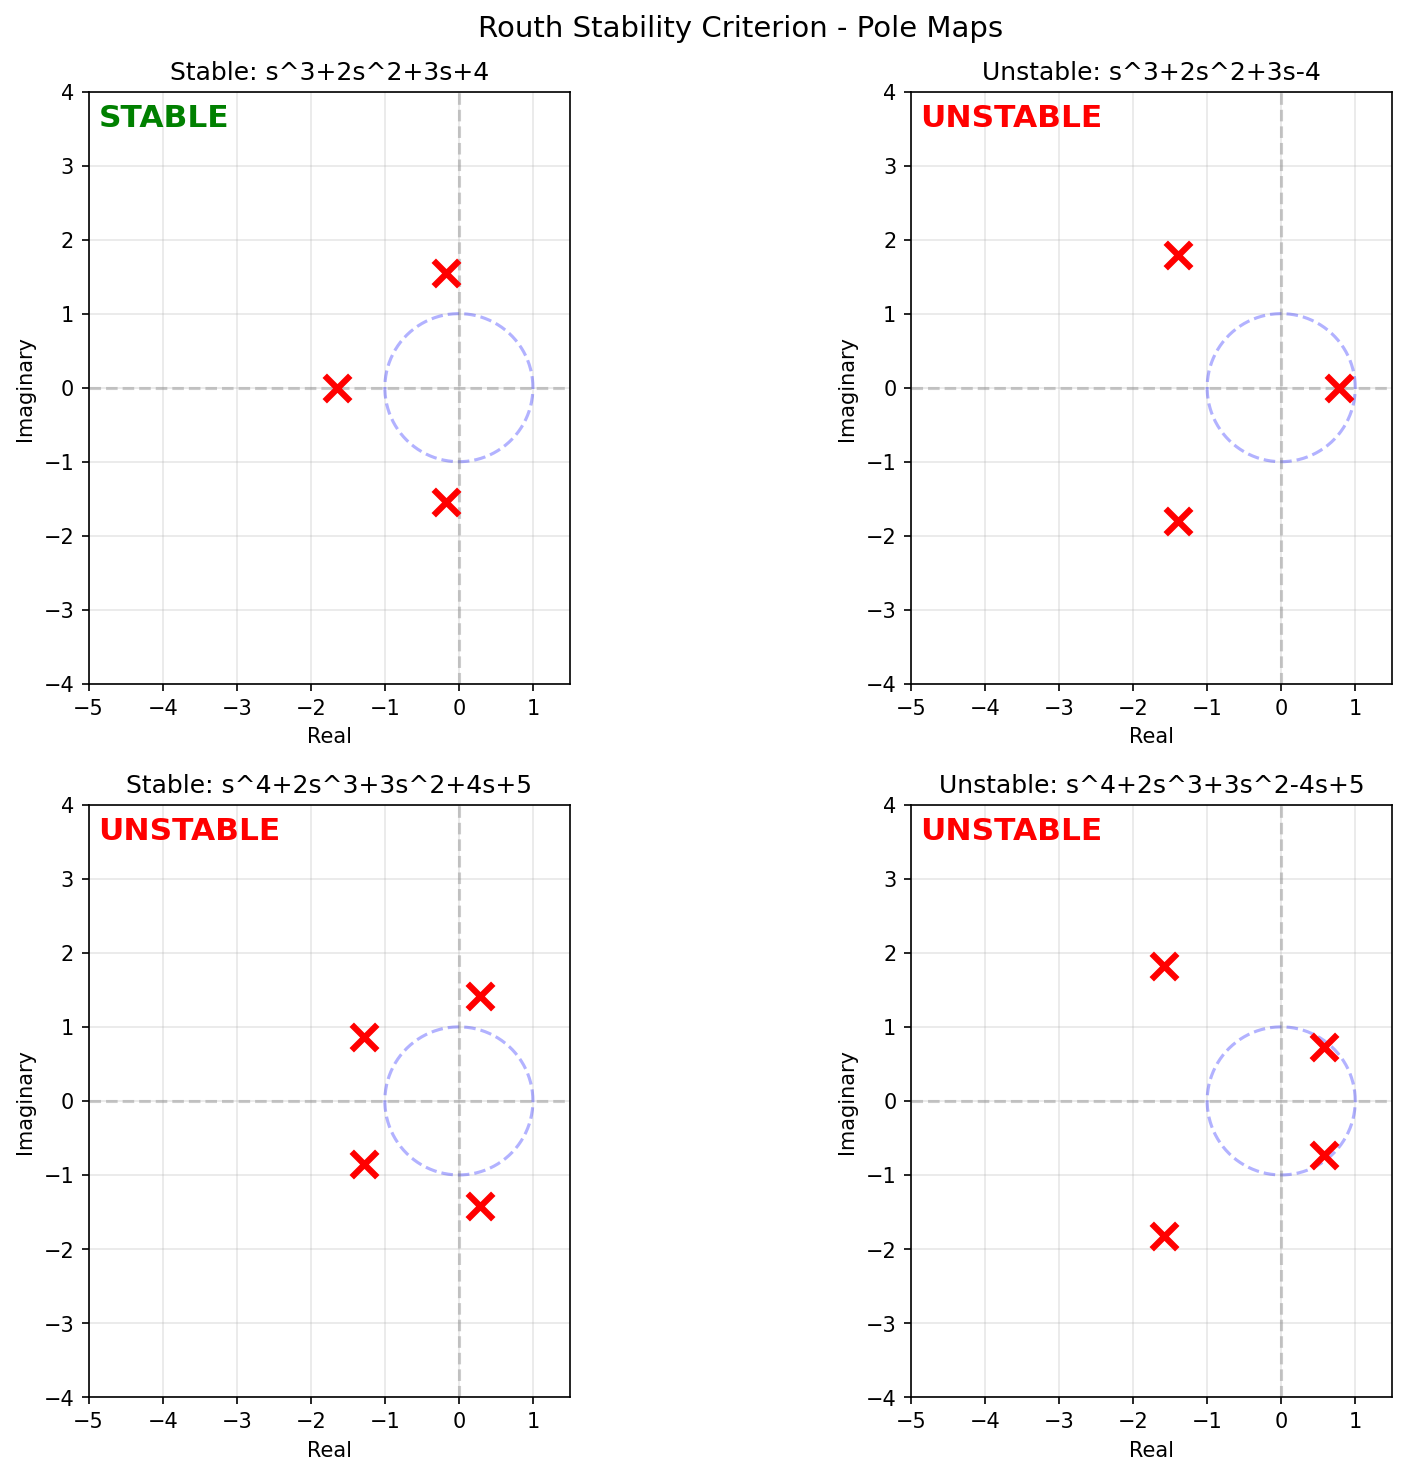

Python code for this plot:
import numpy as np
import matplotlib
matplotlib.use('Agg')
import matplotlib.pyplot as plt
from scipy import signal

# ===== Day 3: Routh-Hurwitz Stability Criterion (CORRECT) =====

def routh_array(coeffs):
    """正确构建 Routh 数组"""
    n = len(coeffs) - 1  # 多项式阶数
    
    # row1: a_n, a_{n-2}, a_{n-4}, ... (偶次幂系数)
    # row2: a_{n-1}, a_{n-3}, a_{n-5}, ... (奇次幂系数)
    row1 = coeffs[0::2][::-1]   # [a_n, a_{n-2}, ...]
    row2 = coeffs[1::2][::-1] if len(coeffs) > 1 else []  # [a_{n-1}, a_{n-3}, ...]
    
    # 补齐使两行长度一致
    max_len = max(len(row1), len(row2))
    while len(row1) < max_len: row1.append(0)
    while len(row2) < max_len: row2.append(0)
    
    rows = [row1, row2]
    powers = [n, n-1]  # 对应每行的阶次
    
    while len(rows[-1]) > 1 and len(powers) <= n:
        prev = rows[-2]
        curr = rows[-1]
        next_row = []
        
        for i in range(len(curr) - 1):
            a = curr[0]
            if abs(a) < 1e-12:
                val = 0
            else:
                b = prev[i+1] if i+1 < len(prev) else 0
                val = (curr[i+1] * prev[0] - curr[0] * b) / a
            next_row.append(round(val, 6))
        
        rows.append(next_row)
        powers.append(powers[-1] - 2)
    
    return rows, powers[:len(rows)]

def is_stable(coeffs):
    rows, powers = routh_array(coeffs)
    first_col = [row[0] for row in rows]
    stable = all(v > 0 for v in first_col)
    return stable, rows, powers, first_col

def print_routh(coeffs):
    n = len(coeffs) - 1
    print(f"\n特征方程: ", end="")
    terms = []
    for i, c in enumerate(coeffs):
        power = n - i
        if abs(c) > 0:
            if power == 0: terms.append(f"{c}")
            elif power == 1: terms.append(f"{c}s")
            else: terms.append(f"{c}s^{power}")
    print(" + ".join(terms).replace("+ -", "- "))
    
    rows, powers = routh_array(coeffs)
    print("Routh Array:")
    for row, pwr in zip(rows, powers):
        print(f"  s^{pwr:2d}:  {'  '.join(f'{v:10.4f}' for v in row)}")
    
    fc = [row[0] for row in rows]
    stable = all(v > 0 for v in fc)
    print(f"第一列: {[round(v,4) for v in fc]}")
    print(f"稳定: {stable}")
    return stable

# ===== Tests =====
tests = [
    ([1, 2, 3, 4], "3阶稳定系统"),
    ([1, 2, 3, -4], "3阶不稳定系统"),
    ([1, 2, 3, 4, 5], "4阶系统"),
    ([1, 2, 3, -4, 5], "4阶不稳定"),
]

for coeffs, name in tests:
    print("=" * 55)
    stable = print_routh(coeffs)
    poles = np.roots(coeffs)
    print(f"极点: {[f'{p:.3f}' for p in poles]}")
    print(f"scipy判定: {'STABLE' if all(p.real < 0 for p in poles) else 'UNSTABLE'}")

# ===== 可视化 =====
fig, axes = plt.subplots(2, 2, figsize=(12, 10))
fig.suptitle('Routh Stability Criterion - Pole Maps', fontsize=14)

systems = [
    ([1, 2, 3, 4], 'Stable: s^3+2s^2+3s+4'),
    ([1, 2, 3, -4], 'Unstable: s^3+2s^2+3s-4'),
    ([1, 2, 3, 4, 5], 'Stable: s^4+2s^3+3s^2+4s+5'),
    ([1, 2, 3, -4, 5], 'Unstable: s^4+2s^3+3s^2-4s+5'),
]

for idx, (coeffs, name) in enumerate(systems):
    ax = axes[idx//2, idx%2]
    poles = np.roots(coeffs)
    ax.scatter(poles.real, poles.imag, marker='x', s=150, linewidths=3, color='red', zorder=5)
    theta = np.linspace(0, 2*np.pi, 100)
    ax.plot(np.cos(theta), np.sin(theta), 'b--', alpha=0.3, label='Unit circle')
    ax.axvline(x=0, color='gray', ls='--', alpha=0.4)
    ax.axhline(y=0, color='gray', ls='--', alpha=0.4)
    ax.set_xlim(-5, 1.5)
    ax.set_ylim(-4, 4)
    ax.set_xlabel('Real')
    ax.set_ylabel('Imaginary')
    stable = all(p.real < 0 for p in poles)
    status = 'STABLE' if stable else 'UNSTABLE'
    ax.set_title(name)
    ax.text(0.02, 0.98, status, transform=ax.transAxes,
           color='green' if stable else 'red', fontsize=15, fontweight='bold', va='top')
    ax.grid(True, alpha=0.3)
    ax.set_aspect('equal')

plt.tight_layout()
plt.savefig('C:/Users/WUccc/.openclaw/workspace/notes/工程控制论/code/day3_routh.png', dpi=150, bbox_inches='tight')
print("\nFigure saved!")

# ===== K临界稳定 =====
print("\n" + "=" * 55)
print("K临界稳定: G(s)=K / (s^3 + 2s^2 + 3s + K)")
K_range = np.linspace(0.1, 20, 300)
stable_arr = [1 if all(np.roots([1,2,3,K]).real < 0) else 0 for K in K_range]

critical_K = None
for i in range(1, len(K_range)):
    if stable_arr[i-1] == 1 and stable_arr[i] == 0:
        critical_K = K_range[i]
        break

plt.figure(figsize=(10, 4))
plt.fill_between(K_range, stable_arr, alpha=0.3, color='green')
plt.plot(K_range, stable_arr, 'b-', lw=2)
if critical_K:
    plt.axvline(x=critical_K, color='red', ls='--', lw=2, label=f'K_cr = {critical_K:.3f}')
plt.xlabel('Gain K')
plt.ylabel('Stable (1) / Unstable (0)')
plt.title('Stability vs K: s^3 + 2s^2 + 3s + K')
plt.legend()
plt.grid(True, alpha=0.3)
plt.savefig('C:/Users/WUccc/.openclaw/workspace/notes/工程控制论/code/day3_K_stability.png', dpi=150, bbox_inches='tight')
print(f"Figure 2 saved! K_cr = {critical_K:.3f}" if critical_K else "Not found")
